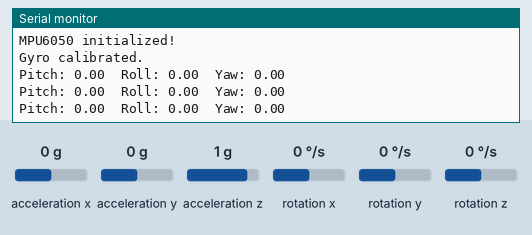
The sketch below on a simulated Arduino Uno, built with avr-gcc and run on an emulated ATmega328P. Parts: the last lines printed to the serial monitor. The test bench sets the inputs (shaded band); at power-on: acceleration x 0 g, acceleration y 0 g, acceleration z 1 g, rotation z 0 °/s, rotation x 0 °/s, rotation y 0 °/s.

Above: at 3.2 s.
3.3 s: acceleration x set to -1.4 g
At 3.9 s:
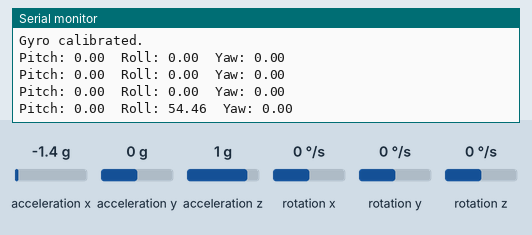
4.8 s: acceleration y set to -1.4 g
At 5.4 s:
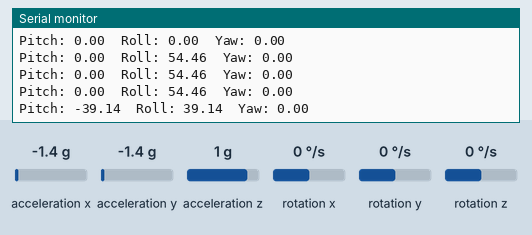
6.3 s: acceleration z set to -1.4 g
At 6.9 s:
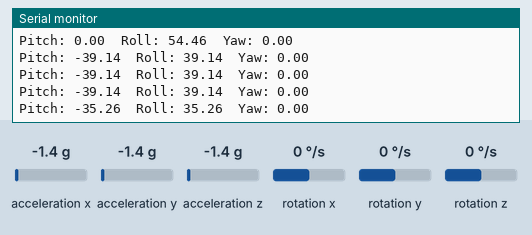
7.8 s: rotation z set to -192 °/s
At 8.5 s:
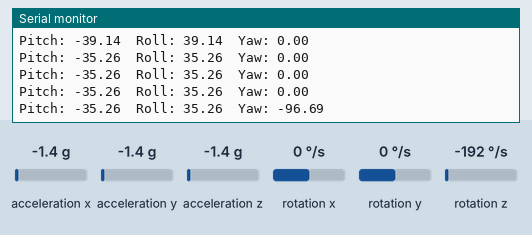
Timing chart, 0 to 10.3 s (numbered marks = the images above; inputs shaded):
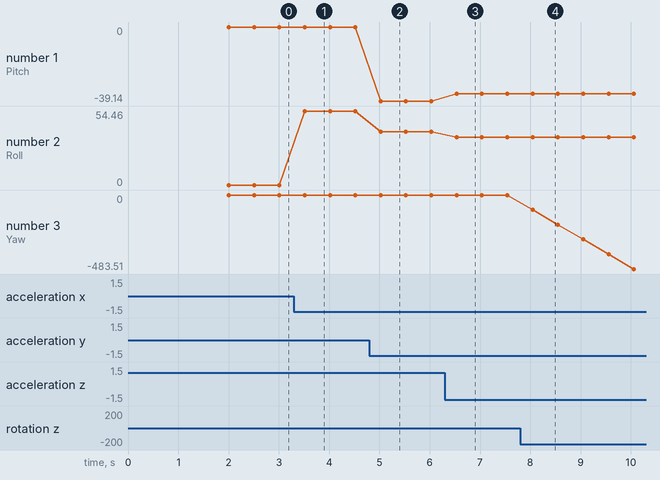

Measured:
- after the input at 3.3 s, the serial monitor: prints a new line after 0.21 s (image 1)
- after the input at 4.8 s, the serial monitor: prints a new line after 0.22 s (image 2)
- after the input at 6.3 s, the serial monitor: prints a new line after 0.23 s (image 3)
- after the input at 7.8 s, the serial monitor: prints a new line after 0.25 s (image 4)
- plotted number 1: 0 → -39.14 after the input at 4.8 s, -39.14 → -35.26 after the input at 6.3 s
- plotted number 2: 0 → 54.46 after the input at 3.3 s, 54.46 → 39.14 after the input at 4.8 s, 39.14 → 35.26 after the input at 6.3 s
- plotted number 3: 0 → -483.51 after the input at 7.8 s

The sketch:

Gyro_MPU6050.ino
```cpp
#include <Wire.h>
#include <MPU6050_light.h>

MPU6050 mpu(Wire);

void setup() {
  Serial.begin(115200);
  Wire.begin();

  Serial.println("Initializing MPU6050...");

  byte status = mpu.begin();
  if (status != 0) {
    Serial.print("MPU6050 init failed with code: ");
    Serial.println(status);
    while (1) delay(10);
  }

  Serial.println("MPU6050 initialized!");
  delay(1000);
  mpu.calcOffsets();  // calibrate gyro
  Serial.println("Gyro calibrated.");
}

void loop() {
  mpu.update();

  Serial.print("Pitch: ");
  Serial.print(mpu.getAngleX());
  Serial.print("\tRoll: ");
  Serial.print(mpu.getAngleY());
  Serial.print("\tYaw: ");
  Serial.println(mpu.getAngleZ());

  delay(500);
}
```
